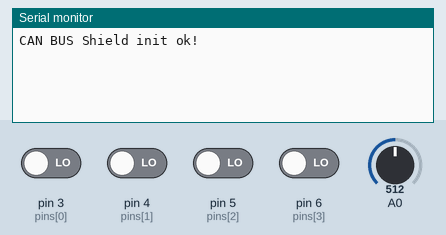
A sketch run on a simulated Arduino Uno, built with avr-gcc and run on an emulated ATmega328P. Shown: the last lines printed to the serial monitor. The test bench sets the inputs (shaded band); at power-on: pin 3 (pins[0]), pin 4 (pins[1]), pin 5 (pins[2]), pin 6 (pins[3]) LOW, A0 = 512.

Above: at 1.5 s.
1.6 s: pin 3 (pins[0]) driven HIGH
At 3.2 s:
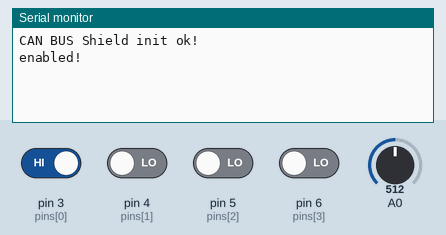
5.0 s: pin 3 (pins[0]) driven LOW and pin 4 (pins[1]) driven HIGH
At 6.2 s:
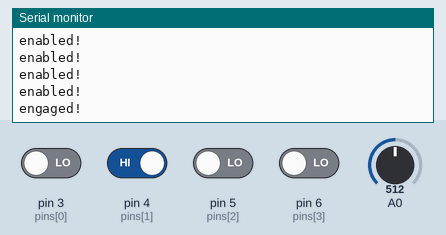
8.5 s: pin 4 (pins[1]) driven LOW and pin 5 (pins[2]) driven HIGH
At 9.5 s:
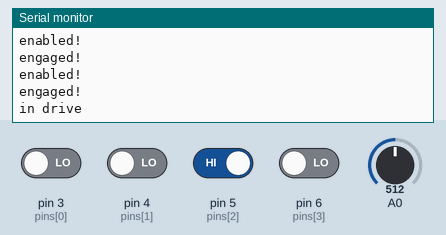

Measured:
- after the input at 1.6 s, the serial monitor: prints a new line after 0.51 s (image 1)
- after the input at 5.0 s, the serial monitor: prints a new line after 0.62 s (image 2)
- after the input at 8.5 s, the serial monitor: prints a new line after 0.63 s (image 3)

The sketch:

corolla_emulator.ino
```cpp
#include <SPI.h>          //SPI is used to talk to the CAN Controller
#include <mcp_can.h>

MCP_CAN CAN(10);          //set SPI Chip Select to pin 10

//Variables for button presses
unsigned char pins[4] = {3, 4, 5, 6};
unsigned char buf[8];
boolean flag1 = false;
boolean flag2 = false;
boolean flag3 = false;
boolean flag4 = false;
long lastdebouncetime = 0;
long debouncedelay = 300;
unsigned char buttonno[4] = {1, 2, 3, 4};
unsigned char butt = 0;
int inc = 0;

//CAN Message Lengths
unsigned int len2 = 3;
unsigned int len3 = 4;
unsigned int len4 = 3;
unsigned int len5 = 3;
unsigned int len6 = 4;
unsigned int len7 = 71;

//CAN Addresses and Data
unsigned int array_1[] = {0x423};
unsigned int array_2[] = {0x367, 0x394, 0x3d3};
unsigned int array_3[] = {/*0x228, */0x351, 0x3bb, 0xba};
unsigned int array_4[] = {0x262, 0x2e4, 0x3e6};
unsigned int array_5[] = {0x1aa, 0x384, 0x386,};
unsigned int array_6[] = {0x283, 0x365, 0x366, 0x3e7};
unsigned int array_7[] = {0x24, 0x25, /*0xaa, 0xb4, */0x1c4, 0x1d0,/* 0x1d2, 0x1d3, 0x223, 0x224,*/ 0x260, 0x2c1, 0x320, 0x343, 0x344, 0x380, 0x381, 0x389, 0x38f, 0x399, 0x3a5, 0x3b0, 0x3b1, 0x3b7,/* 0x3bc,*/ 0x3e8, 0x3e9, 0x3f9, 0x411, 0x412, 0x413, 0x414, 0x420, 0x45a, 0x489, 0x48a, 0x48b, 0x4ac, 0x4cb, 0x4d3, 0x4ff, 0x610, 0x611, 0x614, 0x615, 0x619, 0x61a, 0x620, 0x621, 0x622, 0x623, 0x624, 0x638, 0x63c, 0x63d, 0x640, 0x680, 0x6f3, 0x770, 0x778, 0x7c6, 0x7ce, 0x7e0, 0x7e1, 0x7e2, 0x7e3, 0x7e4, 0x7e5, 0x7e6, 0x7e7, 0x7e8};
//0x1d2 byte 7, 1st 4 bits(!=0) = cruise_state 0x1d3 byte 2, bit 1 (1) = main_on
//0xaa = wheel speed
//0x3bc = GEAR_PACKET
//0xb4 = SPEED

unsigned char data1[1] = {0x00};
unsigned char data2[2] = {0x0, 0x0};
unsigned char data3[4] = {0x0, 0x0, 0x0, 0x0};
unsigned char data4[5] = {0x0, 0x0, 0x0, 0x0, 0x0};
unsigned char data5[6] = {0x0, 0x0, 0x0, 0x0, 0x0, 0x0};
unsigned char data6[7] = {0x0, 0x0, 0x0, 0x0, 0x0, 0x0, 0x0};
unsigned char data7[8] = {0x0, 0x0, 0x0, 0x0, 0x0, 0x0, 0x0, 0x0};

unsigned char enable1[] = {0xf8, 0x24, 0x02, 0xf8, 0x00, 0x01, 0x80, 0x72};
unsigned char enable2[] = {0x00, 0xa8, 0x43, 0x10, 0xee, 0x00, 0x00, 0xc5};
unsigned char not_in_d[] = {0x0, 0x20, 0x0, 0x0, 0x0, 0x0, 0x0, 0x0};


void setup()
{
  Serial.begin(115200);
  //Setup Pins
  for (inc = 0; inc <= 4; inc++) {
    pinMode(pins[inc], INPUT);
  }
  //tries to initialize, if failed --> it will loop here for ever
START_INIT:

  if (CAN_OK == CAN.begin(CAN_500KBPS))     //setting CAN baud rate to 500Kbps
  {
    Serial.println("CAN BUS Shield init ok!");
  }
  else
  {
    goto START_INIT;
  }
}

void loop()
{


  //Temporary ints
  unsigned int temp1 = 0;
  unsigned int temp2 = 0;
  unsigned int temp3 = 0;
  unsigned int temp4 = 0;
  unsigned int temp5 = 0;
  unsigned int temp6 = 0;
  unsigned int temp7 = 0;


  unsigned int spd = analogRead(A0) * 18;
  uint8_t w2 = spd & 0xff;
  uint8_t w1 = (spd >> 8);
  unsigned char wheelpot[] = {w1, w2, w1, w2, w1, w2, w1, w2};
  unsigned char speedpak[] = {0x0, 0x0, 0x0, 0x0, w1, w2, 0x0};


  //Send Pot as Wheelspeed

  CAN.sendMsgBuf(0x423, 0, 1, data1);
  for (int i = 0; i < len2; i++)
  {
    delay(100);
    temp2 = array_2[i];
    CAN.sendMsgBuf(temp2, 0, 2, data2);
  }

  for (int i = 0; i < len3; i++)
  {
    delay(50);
    temp3 = array_3[i];
    CAN.sendMsgBuf(temp3, 0, 4, data3);
  }

  for (int i = 0; i < len4; i++)
  {
    delay(30);
    temp4 = array_4[i];
    CAN.sendMsgBuf(temp4, 0, 5, data4);
  }

  for (int i = 0; i < len5; i++)
  {
    delay(20);
    temp5 = array_5[i];
    CAN.sendMsgBuf(temp5, 0, 6, data5);
  }

  for (int i = 0; i < len6; i++)
  {
    delay(10);
    temp6 = array_6[i];
    CAN.sendMsgBuf(temp6, 0, 7, data6);
  }

  for (int i = 0; i < len7; i++)
  {
    temp7 = array_7[i];
    CAN.sendMsgBuf(temp7, 0, 8, data7);
    CAN.sendMsgBuf(0xaa, 0, 8, wheelpot);
    CAN.sendMsgBuf(0xb4, 0, 8, speedpak);
  }

  //Send data if button was pushed
  for (inc = 0; inc <= 3; inc++) {
    if ((millis() - lastdebouncetime) > debouncedelay) {
      if (digitalRead(pins[inc]) == HIGH) {
        lastdebouncetime = millis();
        butt = buttonno[inc];
        if (butt == 1) {
          flag1 = !flag1;
        }
        if (butt == 2) {
          flag2 = !flag2;
        }
        if (butt == 3) {
          flag3 = !flag3;
        }
        if (butt == 4) {
          flag4 = !flag4;
        }
      }
      //Send default values if button off
      else {
        butt == 0;
      }
    }
  }
  if (flag1 == true) {
    CAN.sendMsgBuf(0x1d1, 0, 8, enable1);
    Serial.println("enabled!");
  }
  else {
    CAN.sendMsgBuf(0x1d1, 0, 8, data7);
  }
  if (flag2 == true && flag1 == true) {
    CAN.sendMsgBuf(0x1d2, 0, 8, enable2);
    Serial.println("engaged!");
  }
  else {
    CAN.sendMsgBuf(0x1d2, 0, 8, data7);
  }
  if (flag3 == true) {
    CAN.sendMsgBuf(0x3bc, 0, 8, data7);
    Serial.println("in drive");
  }
  else  {
    CAN.sendMsgBuf(0x3bc, 0, 8, not_in_d);
  }
}
```
